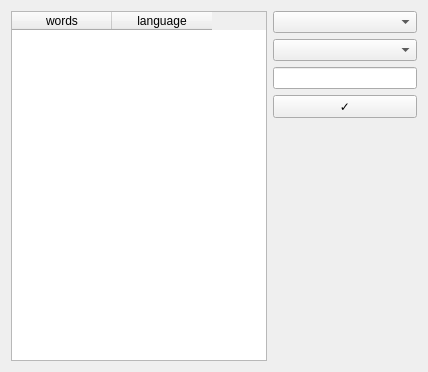
<?xml version="1.0" encoding="UTF-8"?>
<ui version="4.0">
 <class>Words</class>
 <widget class="QWidget" name="Words">
  <property name="geometry">
   <rect>
    <x>0</x>
    <y>0</y>
    <width>428</width>
    <height>372</height>
   </rect>
  </property>
  <property name="windowTitle">
   <string>Words</string>
  </property>
  <property name="windowIcon">
   <iconset>
    <normaloff>python_icon.png</normaloff>python_icon.png</iconset>
  </property>
  <layout class="QHBoxLayout" name="horizontalLayout_2">
   <item>
    <layout class="QHBoxLayout" name="horizontalLayout">
     <item>
      <widget class="QTableWidget" name="tableWidget">
       <column>
        <property name="text">
         <string>words</string>
        </property>
       </column>
       <column>
        <property name="text">
         <string>language</string>
        </property>
       </column>
      </widget>
     </item>
     <item>
      <layout class="QVBoxLayout" name="verticalLayout_4">
       <item>
        <widget class="QComboBox" name="comboBox_select_language"/>
       </item>
       <item>
        <widget class="QComboBox" name="comboBox_select_operation"/>
       </item>
       <item>
        <widget class="QLineEdit" name="lineEdit"/>
       </item>
       <item>
        <widget class="QPushButton" name="pushButton">
         <property name="text">
          <string>✓</string>
         </property>
        </widget>
       </item>
       <item>
        <widget class="QLabel" name="label_message">
         <property name="text">
          <string/>
         </property>
        </widget>
       </item>
      </layout>
     </item>
    </layout>
   </item>
  </layout>
 </widget>
 <resources/>
 <connections/>
</ui>
